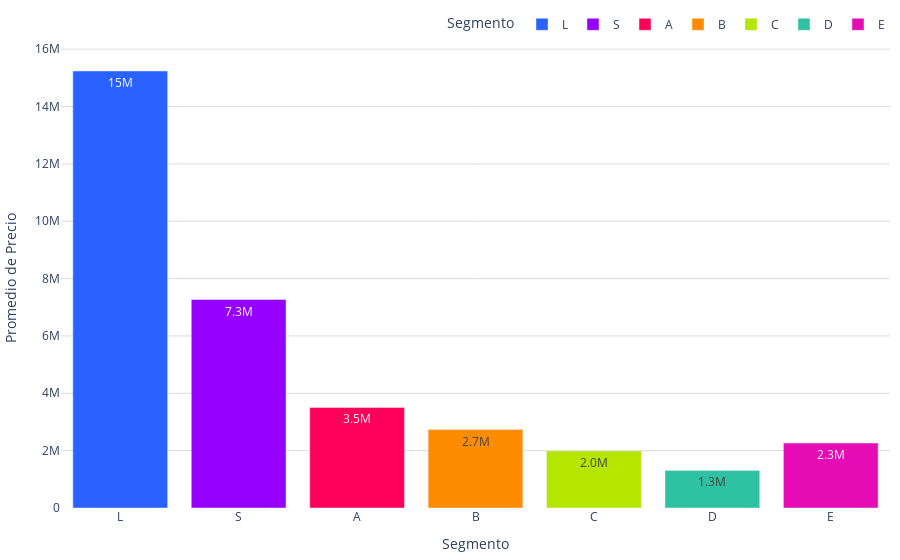

Notebook code cell kept with this figure:
### Code cell
colores = ['#2962ff', '#9500ff', '#ff0059', '#ff8c00', '#b4e600', '#2EC2A2','#E50CB6','#4225CF','#2CBA4D']

# Suponiendo que promedio_precios_por_segmento_df es tu DataFrame y ya está definido
fig = px.bar(promedio_precios_por_segmento_df, 
             x='segmento', 
             y='promedio_precio',
             text='promedio_precio',  # Agrega el texto del promedio de precios en las barras
             color='segmento',  # Asigna un color diferente por segmento
            #  title='Promedio de precios por segmento',
             labels={'promedio_precio': 'Promedio de Precio', 'segmento': 'Segmento'},
             color_discrete_sequence=colores # Puedes cambiar esta paleta por cualquiera que prefieras
             )  

fig.update_layout(
    yaxis=dict(
            gridcolor='#dddcda', # Color de las líneas que dividen los rangos del eje Y
            gridwidth=1,
    ),
    plot_bgcolor='rgba(0,0,0,0)',  # Color de fondo del gráfico
    
    legend_title="Segmento",
        # barmode='group',
        legend=dict(
            orientation='h',  # Orientación horizontal de la leyenda
            yanchor='bottom',  # Anclar al borde inferior
            y=1.02,  # Colocar la leyenda justo debajo del gráfico
            xanchor='right',
            x=1
        ),
        margin=dict(l=10, r=10, t=10, b=10) # Ajusta los márgenes (left, right, top, bottom)
)

# Establecer la posición del texto dentro de las barras
fig.update_traces(texttemplate='%{text:.2s}', textposition='inside')

# Exportar gráfica como archivo HTML
def guardar_grafico_como_html(fig, nombre_archivo, carpeta='graficas'):
    # Crear la carpeta si no existe
    if not os.path.exists(carpeta):
        os.makedirs(carpeta)
    
    # Guardar la gráfica como archivo HTML en la carpeta especificada
    pio.write_html(fig, os.path.join(carpeta, f'{nombre_archivo}.html'))
    # pio.write_html(fig, os.path.join(carpeta, f'{nombre_archivo}.png'))

# Exportar
guardar_grafico_como_html(fig, 'g_bar_promedio_precio_segmento_puebla', carpeta='graficas')
fig.show()

### Figure 1 — Plotly figure (JSON) as saved in the notebook; plotly's stock layout.template omitted (floating-point values rounded to 4 significant figures)
{"data": [{"alignmentgroup": "True", "hovertemplate": "Segmento=%{x}<br>Promedio de Precio=%{text}<extra></extra>", "legendgroup": "L", "marker": {"color": "#2962ff", "pattern": {"shape": ""}}, "name": "L", "offsetgroup": "L", "orientation": "v", "showlegend": true, "text": [15240000.0], "textposition": "inside", "texttemplate": "%{text:.2s}", "type": "bar", "x": ["L"], "xaxis": "x", "y": [15240000.0], "yaxis": "y"}, {"alignmentgroup": "True", "hovertemplate": "Segmento=%{x}<br>Promedio de Precio=%{text}<extra></extra>", "legendgroup": "S", "marker": {"color": "#9500ff", "pattern": {"shape": ""}}, "name": "S", "offsetgroup": "S", "orientation": "v", "showlegend": true, "text": [7271000.0], "textposition": "inside", "texttemplate": "%{text:.2s}", "type": "bar", "x": ["S"], "xaxis": "x", "y": [7271000.0], "yaxis": "y"}, {"alignmentgroup": "True", "hovertemplate": "Segmento=%{x}<br>Promedio de Precio=%{text}<extra></extra>", "legendgroup": "A", "marker": {"color": "#ff0059", "pattern": {"shape": ""}}, "name": "A", "offsetgroup": "A", "orientation": "v", "showlegend": true, "text": [3507000.0], "textposition": "inside", "texttemplate": "%{text:.2s}", "type": "bar", "x": ["A"], "xaxis": "x", "y": [3507000.0], "yaxis": "y"}, {"alignmentgroup": "True", "hovertemplate": "Segmento=%{x}<br>Promedio de Precio=%{text}<extra></extra>", "legendgroup": "B", "marker": {"color": "#ff8c00", "pattern": {"shape": ""}}, "name": "B", "offsetgroup": "B", "orientation": "v", "showlegend": true, "text": [2735000.0], "textposition": "inside", "texttemplate": "%{text:.2s}", "type": "bar", "x": ["B"], "xaxis": "x", "y": [2735000.0], "yaxis": "y"}, {"alignmentgroup": "True", "hovertemplate": "Segmento=%{x}<br>Promedio de Precio=%{text}<extra></extra>", "legendgroup": "C", "marker": {"color": "#b4e600", "pattern": {"shape": ""}}, "name": "C", "offsetgroup": "C", "orientation": "v", "showlegend": true, "text": [1991000.0], "textposition": "inside", "texttemplate": "%{text:.2s}", "type": "bar", "x": ["C"], "xaxis": "x", "y": [1991000.0], "yaxis": "y"}, {"alignmentgroup": "True", "hovertemplate": "Segmento=%{x}<br>Promedio de Precio=%{text}<extra></extra>", "legendgroup": "D", "marker": {"color": "#2EC2A2", "pattern": {"shape": ""}}, "name": "D", "offsetgroup": "D", "orientation": "v", "showlegend": true, "text": [1309000.0], "textposition": "inside", "texttemplate": "%{text:.2s}", "type": "bar", "x": ["D"], "xaxis": "x", "y": [1309000.0], "yaxis": "y"}, {"alignmentgroup": "True", "hovertemplate": "Segmento=%{x}<br>Promedio de Precio=%{text}<extra></extra>", "legendgroup": "E", "marker": {"color": "#E50CB6", "pattern": {"shape": ""}}, "name": "E", "offsetgroup": "E", "orientation": "v", "showlegend": true, "text": [2264000.0], "textposition": "inside", "texttemplate": "%{text:.2s}", "type": "bar", "x": ["E"], "xaxis": "x", "y": [2264000.0], "yaxis": "y"}], "layout": {"barmode": "relative", "legend": {"orientation": "h", "title": {"text": "Segmento"}, "tracegroupgap": 0, "x": 1, "xanchor": "right", "y": 1.02, "yanchor": "bottom"}, "margin": {"b": 10, "l": 10, "r": 10, "t": 10}, "plot_bgcolor": "rgba(0,0,0,0)", "xaxis": {"anchor": "y", "categoryarray": ["L", "S", "A", "B", "C", "D", "E"], "categoryorder": "array", "domain": [0, 1], "title": {"text": "Segmento"}}, "yaxis": {"anchor": "x", "domain": [0, 1], "gridcolor": "#dddcda", "gridwidth": 1, "title": {"text": "Promedio de Precio"}}}}
